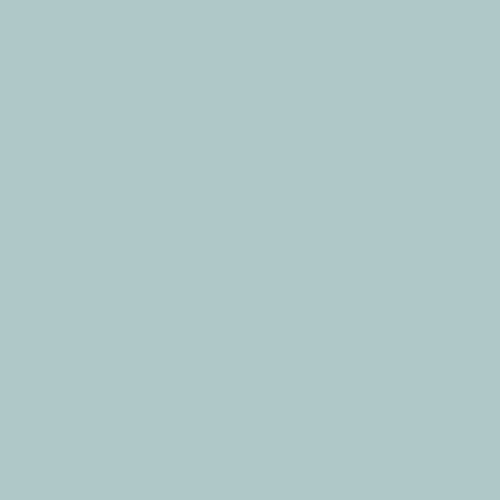
Frame 1 (no input)
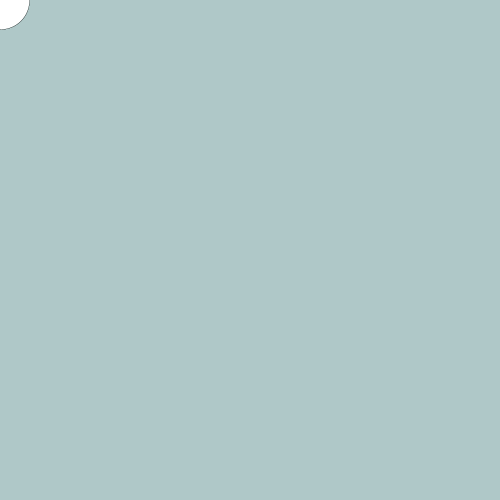
Frame 60 (the mouse pressed at the canvas centre just before this capture)
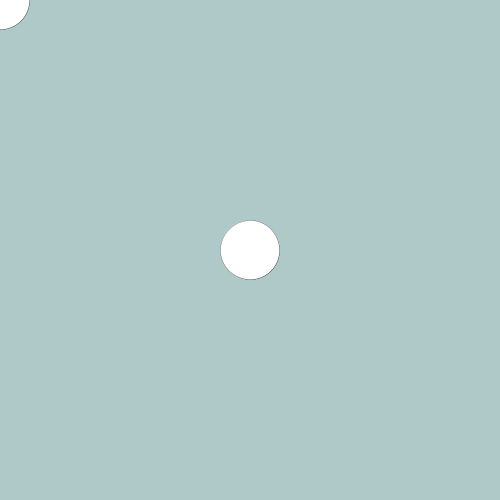
Frame 120 (the mouse held since frame 60 and released just before this capture)

The Processing sketch that drew these frames (run headless with seeded random() and noise(); from frame 60 on, the mouse is pressed at the canvas centre):

// Processing sketch: w2_f15_3_variables_circleChange
// ── w2_f15_3_variables_circleChange.pde

// the circle's size
int circleSize = 0;



void setup(){
  size(500,500);
  strokeWeight(0.2);
  smooth();
  background(175, 200, 200); 
}

void draw(){
  
  // the circle moves with the mouse, and draws its size from the variable
  ellipse(mouseX, mouseY, circleSize, circleSize);

  // variable increment 
  circleSize = circleSize+1;
}

void mousePressed(){
  // just for fun, revert the size to 0 when mouse is clicked
  circleSize = 0;
 }

void keyPressed(){
 // just for fun, change
  noLoop();
}
